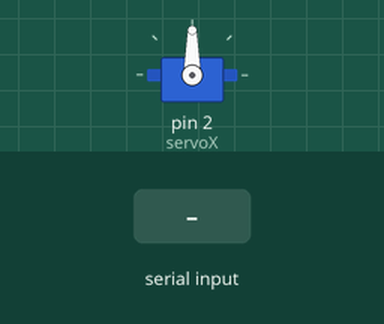
This sketch was run on a simulated Arduino Uno, built with avr-gcc and run on an emulated ATmega328P. Shown: servo. The inputs (shaded band) are chosen by the test bench.

Above: at 2.2 s.
2.3 s: "R" received over Serial
Timing chart, 0 to 5.3 s (numbered marks = the images above; inputs shaded):
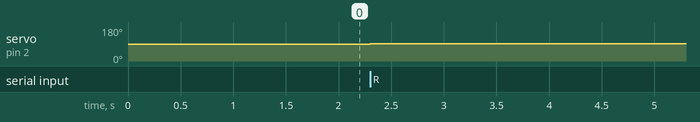

The sketch:

python_servo_sketch.ino
```cpp
//Import and Variable Definition
#include <Servo.h>
Servo servoX;
int x = 90;
char input = "";

//Startup-Setup
void setup() {
  Serial.begin(9600);
  servoX.attach(2);
  servoX.write(x);
  delay(1000);
}

//Main Loop
void loop() {

 if(Serial.available()){   //Checks for Serial Data

  input = Serial.read();   //Stores Serial Input in Variable

  if(input == 'R'){
   servoX.write(x + 1);    //Moves Servo to the Right if Input is 'R'
   x += 1;                 //Update the value of the Servo angle
  }

  else if(input == 'L'){
   servoX.write(x - 1);    //Moves Servo to the Left if Input is 'L'
   x -= 1;                 //Update the value of the Servo angle
  }

  else{
   servoX.write(x);
  }
  input = "";              //Clears the Input-Variable

 }

}
```

Measured:
- after the input at 2.3 s, servo on pin 2 (servoX): 90° → 91° at once
